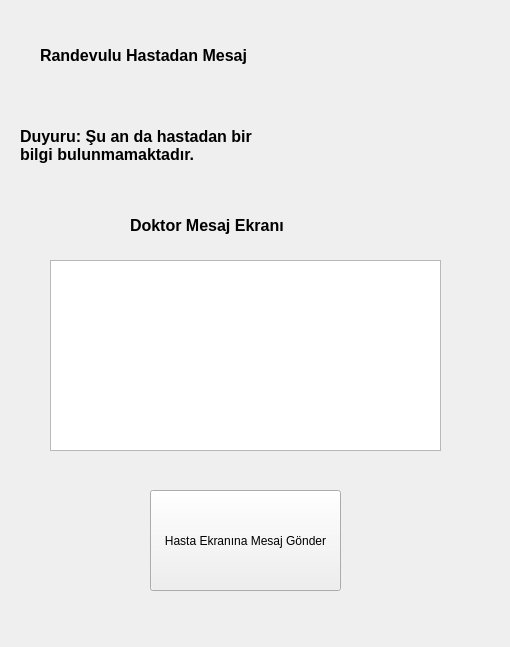
<?xml version="1.0" encoding="UTF-8"?>
<ui version="4.0">
 <class>DoktorEkrani</class>
 <widget class="QWidget" name="DoktorEkrani">
  <property name="geometry">
   <rect>
    <x>0</x>
    <y>0</y>
    <width>510</width>
    <height>647</height>
   </rect>
  </property>
  <property name="windowTitle">
   <string>Doktor Ekranı</string>
  </property>
  <widget class="QLabel" name="label">
   <property name="geometry">
    <rect>
     <x>40</x>
     <y>10</y>
     <width>381</width>
     <height>91</height>
    </rect>
   </property>
   <property name="font">
    <font>
     <pointsize>12</pointsize>
     <weight>75</weight>
     <bold>true</bold>
    </font>
   </property>
   <property name="text">
    <string>Randevulu Hastadan Mesaj</string>
   </property>
  </widget>
  <widget class="QLabel" name="label_doktorbilgi">
   <property name="geometry">
    <rect>
     <x>20</x>
     <y>100</y>
     <width>561</width>
     <height>91</height>
    </rect>
   </property>
   <property name="font">
    <font>
     <pointsize>12</pointsize>
     <weight>75</weight>
     <bold>true</bold>
    </font>
   </property>
   <property name="text">
    <string>Duyuru: Şu an da hastadan bir
bilgi bulunmamaktadır.</string>
   </property>
  </widget>
  <widget class="QLabel" name="label_3">
   <property name="geometry">
    <rect>
     <x>130</x>
     <y>180</y>
     <width>381</width>
     <height>91</height>
    </rect>
   </property>
   <property name="font">
    <font>
     <pointsize>12</pointsize>
     <weight>75</weight>
     <bold>true</bold>
    </font>
   </property>
   <property name="text">
    <string>Doktor Mesaj Ekranı</string>
   </property>
  </widget>
  <widget class="QTextEdit" name="textEdit_doktormesaj">
   <property name="geometry">
    <rect>
     <x>50</x>
     <y>260</y>
     <width>391</width>
     <height>191</height>
    </rect>
   </property>
  </widget>
  <widget class="QPushButton" name="pushButton_gonder">
   <property name="geometry">
    <rect>
     <x>150</x>
     <y>490</y>
     <width>191</width>
     <height>101</height>
    </rect>
   </property>
   <property name="text">
    <string>Hasta Ekranına Mesaj Gönder</string>
   </property>
  </widget>
 </widget>
 <resources/>
 <connections/>
</ui>
